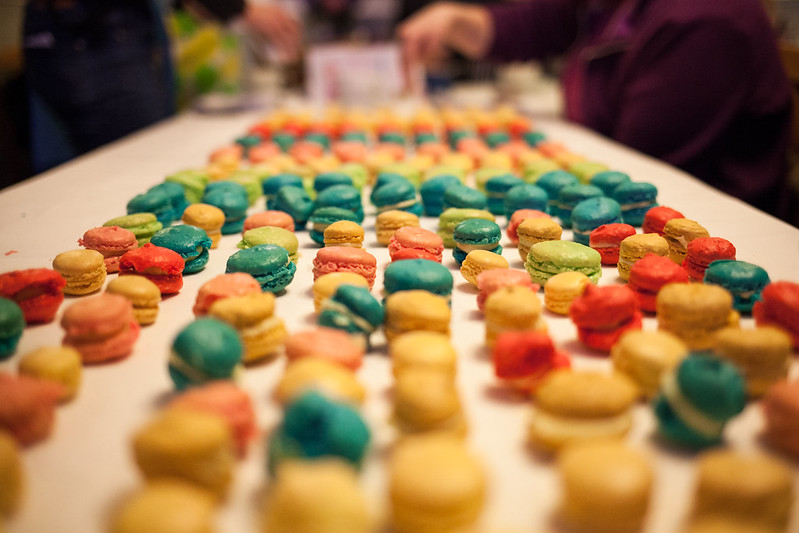
#> input picture tasks/day_77/Computation+with+NumPy+(start)/Computation with NumPy (start)/yummy_macarons.jpg, 799 x 533 px
$ jupyter execute --allow-errors 'Computation_with_NumPy_and_N_Dimensional_Arrays_(start).ipynb'
#> lines starting #> are read from the running program, lines starting #| are printed output that depends on the picture
# Introduction

In this notebook we'll learn how to use NumPy to work with numerical data.

# Import Statements

[cell 1]
import numpy as np

import matplotlib.pyplot as plt
from scipy import misc # contains an image of a racoon!
from PIL import Image # for reading image files

# Understanding NumPy's ndarray

NumPy's most amazing feature is the **powerful** ndarray.

#### 1-Dimensional Arrays (Vectors)

[cell 2]
my_array = np.array([1,1,2,5,6,9,8,5,3,2])
my_array.shape

[cell 3]
my_array[2]

[cell 4]
my_array.ndim

#### 2-Dimensional Arrays (Matrices)

[cell 5]
array_2d = np.array([[1, 2, 3, 9],
                     [5, 6, 7, 8]])

[cell 6]
print(array_2d)

[cell 7]
print(f'array_2d has {array_2d.ndim} dimensions')
print(f'Its shape is {array_2d.shape}')
print(f'It has {array_2d.shape[0]} rows and {array_2d.shape[1]} columns')
print(array_2d)
print(array_2d[1,3])

#### N-Dimensional Arrays (Tensors)

**Challenge**:
* How many dimensions does the array below have?
* What is its shape (i.e., how many elements are along each axis)?
* Try to access the value `18` in the last line of code.
* Try to retrieve a 1 dimensional vector with the values `[97, 0, 27, 18]`
* Try to retrieve a (3,2) matrix with the values `[[ 0,  4], [ 7,  5], [ 5, 97]]`

*Hint*: You can use the `:` operator just as with Python Lists.

[cell 8]
mystery_array = np.array([[[0, 1, 2, 3],
                           [4, 5, 6, 7]],

                         [[7, 86, 6, 98],
                          [5, 1, 0, 4]],

                          [[5, 36, 32, 48],
                           [97, 0, 27, 18]]])

# Note all the square brackets!

[cell 9]
print(f"Dimension of the array is {mystery_array.ndim}")
print(f"The shape of the array is {mystery_array.shape}")
#print(mystery_array[2,1,3])
#print(mystery_array[2,1])
#print(mystery_array[2,1,:])
print(mystery_array)
print("__________")
print(mystery_array[:, :, 0])
print("__________________")
print(mystery_array[2,1,3])

# NumPy Mini-Challenges

#### **Challenge 1**: Use [`.arange()`](https://numpy.org/devdocs/reference/generated/numpy.arange.html)to createa a vector `a` with values ranging from 10 to 29. You should get this:

`print(a)`

`[10 11 12 13 14 15 16 17 18 19 20 21 22 23 24 25 26 27 28 29]`

[cell 10]
a = np.arange(10,30,1)
print(a)

#### **Challenge 2**: Use Python slicing techniques on `a` to:
* Create an array containing only the last 3 values of `a`
* Create a subset with only the 4th, 5th, and 6th values
* Create a subset of `a` containing all the values except for the first 12 (i.e., `[22, 23, 24, 25, 26, 27, 28, 29]`)
* Create a subset that only contains the even numbers (i.e, every second number)

[cell 11]
last_three = a[17:]
element = a[3:6]
a_subset = a[12:]
print(last_three)
print(element)
print(a_subset)
print(a[0:30:2])

#### **Challenge 3**:Reverse the order of the values in `a`, so that the first element comes last:

`[29, 28, 27, 26, 25, 24, 23, 22, 21, 20, 19, 18, 17, 16, 15, 14, 13,
       12, 11, 10]`

If you need a hint, you can check out this part of the [NumPy beginner's guide](
https://numpy.org/devdocs/user/absolute_beginners.html#how-to-reverse-an-array)

[cell 12]
reversed_list = []
for p in range(len(a) -1, -1, -1):
    reversed_list.append(a[p])
print(np.array(reversed_list))
b = a[::-1]
print(b)
i = np.flip(a)
print(i)

#### **Challenge 4**: Print out all the indices of the non-zero elements in this array: [6,0,9,0,0,5,0]

[cell 13]
a_array = np.array([6,0,9,0,0,5,0])
for i in range (len(a_array)):
    if a_array[i] != 0:
        print(i)

non_zero = np.nonzero(a_array)
print(non_zero)

#### **Challenge 5**: Use NumPy to generate a 3x3x3 array with random numbers

Hint: Use the [`.random()` function](https://numpy.org/doc/stable/reference/random/index.html?highlight=random#module-numpy.random)

[cell 14]
z = np.random.randint(low=0, high=101, size=(3,3,3))
print(z)

#### **Challenge 6**: Use [`.linspace()`](https://numpy.org/doc/stable/reference/generated/numpy.linspace.html) to create a vector `x` of size 9 with values spaced out evenly between 0 to 100 (both included).

[cell 15]
x = np.linspace(0, 100, 9)
print(x)

#### **Challenge 7**: Use [`.linspace()`](https://numpy.org/doc/stable/reference/generated/numpy.linspace.html) to create another vector `y` of size 9 with values between -3 to 3 (both included). Then plot `x` and `y` on a line chart using Matplotlib.

[cell 16]
y = np.linspace(-3, 3, 9)
print(y)

[cell 17]
import matplotlib.pyplot as plt
plt.plot(x, y, label="X", color="b", linestyle="-", linewidth=2)
plt.xlabel("X-axis")
plt.ylabel("Y-axis")
plt.title("Simple line chart")
plt.legend()
plt.show()
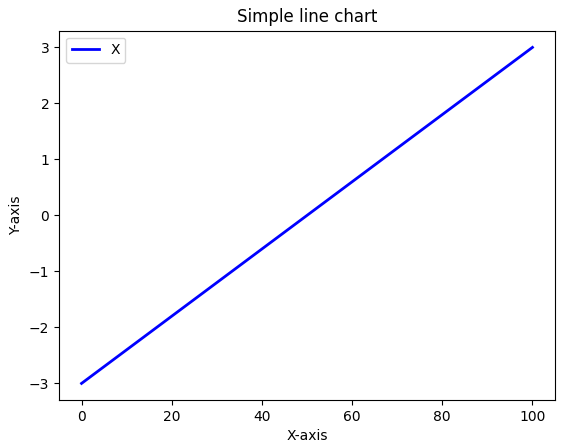
#> figure drawn by matplotlib, 1 panel

#### **Challenge 8**: Use NumPy to generate an array called `noise` with shape 128x128x3 that has random values. Then use Matplotlib's [`.imshow()`](https://matplotlib.org/3.1.1/api/_as_gen/matplotlib.pyplot.imshow.html) to display the array as an image.

[cell 18]
noise = np.random.random(size=(128,1228,3))
plt.imshow(noise)
plt.title("Random noice image")
plt.show()
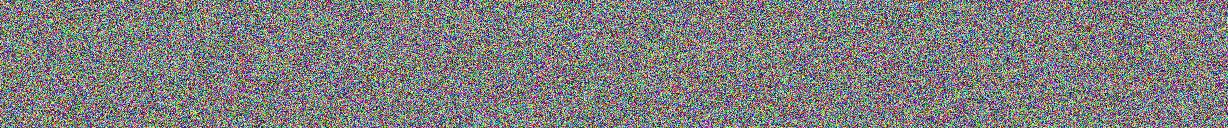
#> shown: shape (128, 1228, 3) float64; mean R, G, B 0.5, 0.5, 0.499

# Linear Algebra with Vectors

[cell 19]
v1 = np.array([4, 5, 2, 7])
v2 = np.array([2, 1, 3, 3])

[cell 20]
# Python Lists vs ndarrays
list1 = [4, 5, 2, 7]
list2 = [2, 1, 3, 3]

[cell 21]
v3 = v1 + v2
print(v3)

[cell 22]
list3 = list1 + list2
print(list3)

[cell 23]
v3 = v1 * v2
print(v3)

#> (a cell that did not finish here is left out)

# Broadcasting and Scalars

[cell 25]
array_2d = np.array([[1, 2, 3, 4],
                     [5, 6, 7, 8]])

[cell 26]
print(array_2d + 10)

[cell 27]
print(array_2d * 10)

# Matrix Multiplication with @ and .matmul()

[cell 28]
a1 = np.array([[1, 3],
               [0, 1],
               [6, 2],
               [9, 7]])

b1 = np.array([[4, 1, 3],
               [5, 8, 5]])

print(f'{a1.shape}: a has {a1.shape[0]} rows and {a1.shape[1]} columns.')
print(f'{b1.shape}: b has {b1.shape[0]} rows and {b1.shape[1]} columns.')
print('Dimensions of result: (4x2)*(2x3)=(4x3)')
print(a1)
print(b1)

**Challenge**: Let's multiply `a1` with `b1`. Looking at the wikipedia example above, work out the values for c12 and c33 on paper. Then use the [`.matmul()`](https://numpy.org/doc/stable/reference/generated/numpy.matmul.html) function or the `@` operator to check your work.

[cell 29]
c = np.matmul(a1, b1)
print(c)
print(f'Matrix c has {c.shape[0]} rows and {c.shape[1]} columns')

[cell 30]
c = a1 @ b1
print(c)

# Manipulating Images as ndarrays

[cell 31]
import numpy as np
import matplotlib.pyplot as plt
import scipy
from PIL import Image

#> (a cell that did not finish here is left out)

**Challenge**: What is the data type of `img`? Also, what is the shape of `img` and how many dimensions does it have? What is the resolution of the image?

#> (a cell that did not finish here is left out)

#> (a cell that did not finish here is left out)

**Challenge**: Convert the image to black and white. The values in our `img` range from 0 to 255.
* Divide all the values by 255 to convert them to sRGB, where all the values are between 0 and 1.
* Next, multiply the sRGB array by the `grey_vals` to convert the image to grey scale.
* Finally use Matplotlib's [`.imshow()`](https://matplotlib.org/3.1.1/api/_as_gen/matplotlib.pyplot.imshow.html) together with the colormap parameter set to gray `cmap=gray` to look at the results.

#> (a cell that did not finish here is left out)

#> (a cell that did not finish here is left out)

#> (a cell that did not finish here is left out)

#> (a cell that did not finish here is left out)

**Challenge**: Can you manipulate the images by doing some operations on the underlying ndarrays? See if you can change the values in the ndarray so that:

1) You flip the grayscale image upside down

2) Rotate the colour image

3) Invert (i.e., solarize) the colour image. To do this you need to converting all the pixels to their "opposite" value, so black (0) becomes white (255).

#### Challenge Solutions

#> (a cell that did not finish here is left out)

#> (a cell that did not finish here is left out)

#> (a cell that did not finish here is left out)

# Use your Own Image!

[cell 42]
file_name = 'yummy_macarons.jpg'

#### Use PIL to open

[cell 43]
img = Image.open(file_name).convert("RGB")
#> img is the input picture: PIL image 799x533 RGB; mean R, G, B 156.7, 118.6, 78.2
#img.show()

[cell 44]
img_array = np.array(img)
#sRGB = img_array/255
#my_grey_vals = np.array([0.2126, 0.7152, 0.0722])
#array = sRGB_array @ my_grey_vals
plt.imshow(img_array, cmap = 'gray')

[cell 45]
img = Image.open(file_name).convert("L")
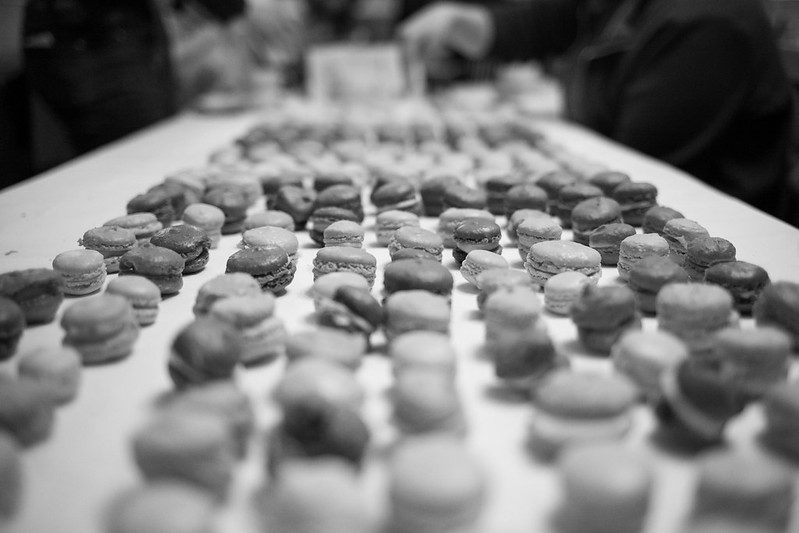
#> img: PIL image 799x533 L; min 0, max 252, mean 125.4
img_array = np.array(img)
#sRGB = img_array/255
#my_grey_vals = np.array([0.2126, 0.7152, 0.0722])
#array = sRGB_array @ my_grey_vals
plt.imshow(img_array, cmap = 'gray')

[cell 46]
plt.imshow(img_array)

[cell 47]
plt.imshow(np.flip(img_array, axis=0), cmap = 'gray')
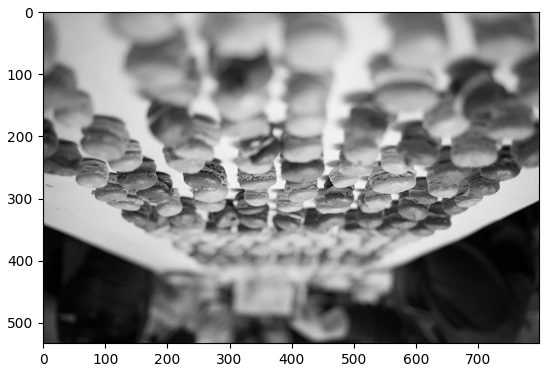
#> figure drawn by matplotlib, 1 panel

[cell 48]
img = Image.open(file_name).convert("RGB")
plt.imshow(np.rot90(img))
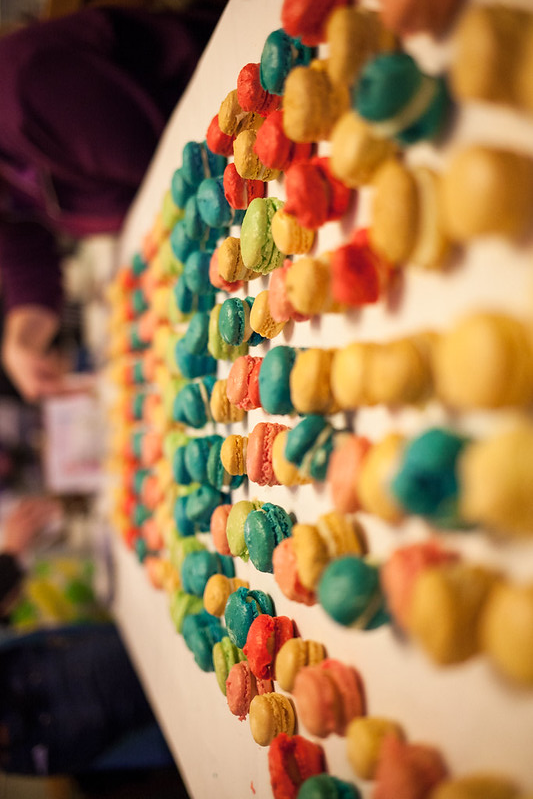
#> shown: shape (799, 533, 3); mean R, G, B 156.7, 118.6, 78.2
